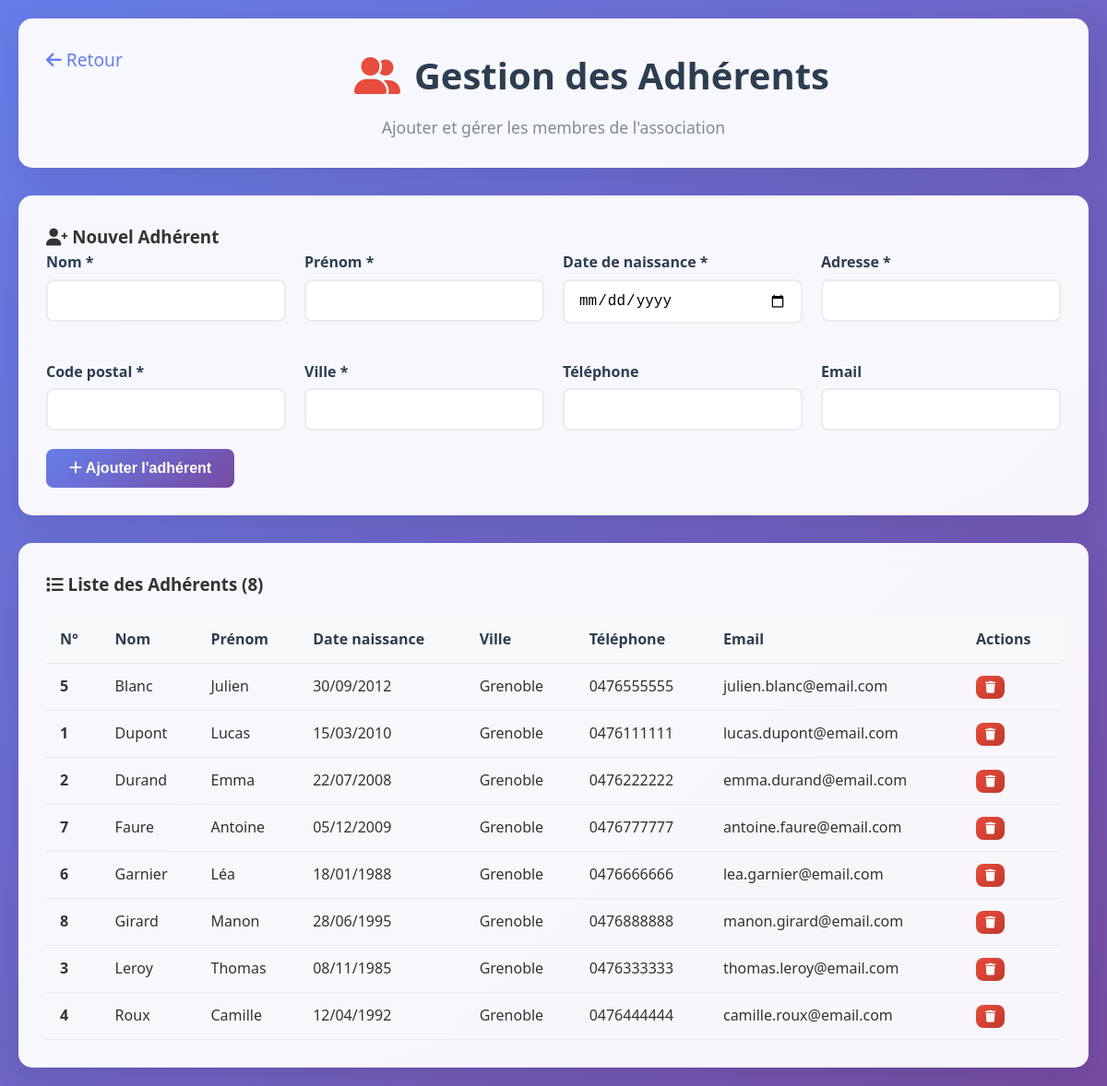
The page /adherents.php on the database its author committed.
### tables this page shows
CREATE TABLE ADHERENT (
    num_adherent INT AUTO_INCREMENT PRIMARY KEY,
    nom_adh VARCHAR(50) NOT NULL,
    prenom_adh VARCHAR(50) NOT NULL,
    date_naissance DATE NOT NULL,
    adresse_adh VARCHAR(100) NOT NULL,
    code_postal CHAR(5) NOT NULL,
    ville_adh VARCHAR(50) NOT NULL,
    telephone_adh VARCHAR(15),
    email_adh VARCHAR(100),
    CONSTRAINT chk_code_postal CHECK (code_postal REGEXP '^[0-9]{5}$')
);

### adherents.php (the view, shortened to what this page needs)
<?php
require_once 'config.php';
$adherents = $pdo->query("SELECT * FROM ADHERENT ORDER BY nom_adh")->fetchAll();
?>
<!DOCTYPE html>
<html lang="fr">
<head>
    <link rel="stylesheet" href="assets/css/style.css">
    <link rel="stylesheet" href="https://cdnjs.cloudflare.com/ajax/libs/font-awesome/6.0.0/css/all.min.css">
</head>
<body>
    <div class="container">
        <div class="header fade-in">
            <a href="index.php" style="float: left; color: #667eea; text-decoration: none; font-size: 1.2rem;">
                <i class="fas fa-arrow-left"></i> Retour
            </a>
            <h1><i class="fas fa-user-friends" style="color: #e74c3c; margin-right: 15px;"></i>Gestion des Adhérents</h1>
            <p>Ajouter et gérer les membres de l'association</p>
        </div>
        <div class="form-container fade-in">
            <h3><i class="fas fa-user-plus"></i> Nouvel Adhérent</h3>
            <form method="POST">
                <div style="display: grid; grid-template-columns: repeat(auto-fit, minmax(250px, 1fr)); gap: 20px;">
                    <div class="form-group">
                        <label for="nom">Nom *</label>
                        <input type="text" id="nom" name="nom" class="form-control" required>
                    </div>
                    <div class="form-group">
                        <label for="prenom">Prénom *</label>
                        <input type="text" id="prenom" name="prenom" class="form-control" required>
                    </div>
                    <div class="form-group">
                        <label for="date_naissance">Date de naissance *</label>
                        <input type="date" id="date_naissance" name="date_naissance" class="form-control" required>
                    </div>
                    <div class="form-group">
                        <label for="adresse">Adresse *</label>
                        <input type="text" id="adresse" name="adresse" class="form-control" required>
                    </div>
                    <div class="form-group">
                        <label for="code_postal">Code postal *</label>
                        <input type="text" id="code_postal" name="code_postal" class="form-control" pattern="[0-9]{5}" required>
                    </div>
                    <div class="form-group">
                        <label for="ville">Ville *</label>
                        <input type="text" id="ville" name="ville" class="form-control" required>
                    </div>
                    <div class="form-group">
                        <label for="telephone">Téléphone</label>
                        <input type="tel" id="telephone" name="telephone" class="form-control">
                    </div>
                    <div class="form-group">
                        <label for="email">Email</label>
                        <input type="email" id="email" name="email" class="form-control">
                    </div>
                </div>
                <button type="submit" class="btn btn-primary">
                    <i class="fas fa-plus"></i> Ajouter l'adhérent
                </button>
            </form>
        </div>
        <div class="table-container fade-in">
            <h3><i class="fas fa-list"></i> Liste des Adhérents (<?= count($adherents) ?>)</h3>
            <?php if (count($adherents) > 0): ?>
                <table class="table">
                    <thead>
                        <tr>
                            <th>N°</th>
                            <th>Nom</th>
                            <th>Prénom</th>
                            <th>Date naissance</th>
                            <th>Ville</th>
                            <th>Téléphone</th>
                            <th>Email</th>
                            <th>Actions</th>
                        </tr>
                    </thead>
                    <tbody>
                        <?php foreach ($adherents as $a): ?>
                        <tr>
                            <td><strong><?= $a['num_adherent'] ?></strong></td>
                            <td><?= htmlspecialchars($a['nom_adh']) ?></td>
                            <td><?= htmlspecialchars($a['prenom_adh']) ?></td>
                            <td><?= date('d/m/Y', strtotime($a['date_naissance'])) ?></td>
                            <td><?= htmlspecialchars($a['ville_adh']) ?></td>
                            <td><?= htmlspecialchars($a['telephone_adh']) ?></td>
                            <td><?= htmlspecialchars($a['email_adh']) ?></td>
                            <td>
                                <form method="POST" style="display: inline;" onsubmit="return confirm('Êtes-vous sûr de vouloir supprimer cet adhérent ?')">
                                    <button type="submit" class="btn btn-danger" style="padding: 5px 10px; font-size: 0.8rem;">
                                        <i class="fas fa-trash"></i>
                                    </button>
                                </form>
                            </td>
                        </tr>
                        <?php endforeach; ?>
                    </tbody>
                </table>
            <?php else: ?>
                <p style="text-align: center; color: #7f8c8d; margin-top: 30px;">
                    <i class="fas fa-info-circle"></i> Aucun adhérent enregistré
                </p>
            <?php endif; ?>
        </div>
    </div>
</body>
</html>

### assets/css/style.css (style rules this page uses)
* { margin: 0; padding: 0; box-sizing: border-box; }
body { font-family: 'Segoe UI', Tahoma, Geneva, Verdana, sans-serif; line-height: 1.6; color: #333; background: linear-gradient(135deg, #667eea 0%, #764ba2 100%); min-height: 100vh; }
.container { max-width: 1200px; margin: 0 auto; padding: 20px; }
.header { background: rgba(255, 255, 255, 0.95); backdrop-filter: blur(10px); border-radius: 15px; padding: 30px; margin-bottom: 30px; box-shadow: 0 8px 32px rgba(0, 0, 0, 0.1); text-align: center; }
.header h1 { color: #2c3e50; font-size: 2.5rem; margin-bottom: 10px; font-weight: 700; }
.header p { color: #7f8c8d; font-size: 1.1rem; }
.form-container { background: rgba(255, 255, 255, 0.95); backdrop-filter: blur(10px); border-radius: 15px; padding: 30px; box-shadow: 0 8px 32px rgba(0, 0, 0, 0.1); margin-bottom: 30px; }
.form-group { margin-bottom: 20px; }
.form-group label { display: block; margin-bottom: 5px; font-weight: 600; color: #2c3e50; }
.form-control { width: 100%; padding: 12px 15px; border: 2px solid #e9ecef; border-radius: 8px; font-size: 1rem; transition: border-color 0.3s ease; }
.btn { padding: 12px 25px; border: none; border-radius: 8px; font-size: 1rem; font-weight: 600; cursor: pointer; transition: all 0.3s ease; text-decoration: none; display: inline-block; text-align: center; }
.btn-primary { background: linear-gradient(135deg, #667eea 0%, #764ba2 100%); color: white; }
.btn-danger { background: linear-gradient(135deg, #e74c3c 0%, #c0392b 100%); color: white; }
.table-container { background: rgba(255, 255, 255, 0.95); backdrop-filter: blur(10px); border-radius: 15px; padding: 30px; box-shadow: 0 8px 32px rgba(0, 0, 0, 0.1); overflow-x: auto; }
.table { width: 100%; border-collapse: collapse; margin-top: 20px; }
.table th, .table td { padding: 12px 15px; text-align: left; border-bottom: 1px solid #e9ecef; }
.table th { background: #f8f9fa; font-weight: 600; color: #2c3e50; }
.fade-in { animation: fadeInUp 0.6s ease-out; }

### rows shown on the page
adherent: num_adherent "5", nom_adh "Blanc", prenom_adh "Julien", date_naissance "30/09/2012", ville_adh "Grenoble", telephone_adh "0476555555", email_adh "julien.blanc@email.com"
adherent: num_adherent "1", nom_adh "Dupont", prenom_adh "Lucas", date_naissance "15/03/2010", ville_adh "Grenoble", telephone_adh "0476111111", email_adh "lucas.dupont@email.com"
adherent: num_adherent "2", nom_adh "Durand", prenom_adh "Emma", date_naissance "22/07/2008", ville_adh "Grenoble", telephone_adh "0476222222", email_adh "emma.durand@email.com"
adherent: num_adherent "7", nom_adh "Faure", prenom_adh "Antoine", date_naissance "05/12/2009", ville_adh "Grenoble", telephone_adh "0476777777", email_adh "antoine.faure@email.com"
adherent: num_adherent "6", nom_adh "Garnier", prenom_adh "Léa", date_naissance "18/01/1988", ville_adh "Grenoble", telephone_adh "0476666666", email_adh "lea.garnier@email.com"
adherent: num_adherent "8", nom_adh "Girard", prenom_adh "Manon", date_naissance "28/06/1995", ville_adh "Grenoble", telephone_adh "0476888888", email_adh "manon.girard@email.com"
adherent: num_adherent "3", nom_adh "Leroy", prenom_adh "Thomas", date_naissance "08/11/1985", ville_adh "Grenoble", telephone_adh "0476333333", email_adh "thomas.leroy@email.com"
adherent: num_adherent "4", nom_adh "Roux", prenom_adh "Camille", date_naissance "12/04/1992", ville_adh "Grenoble", telephone_adh "0476444444", email_adh "camille.roux@email.com"

### other values the page prints
count($adherents) "8"
